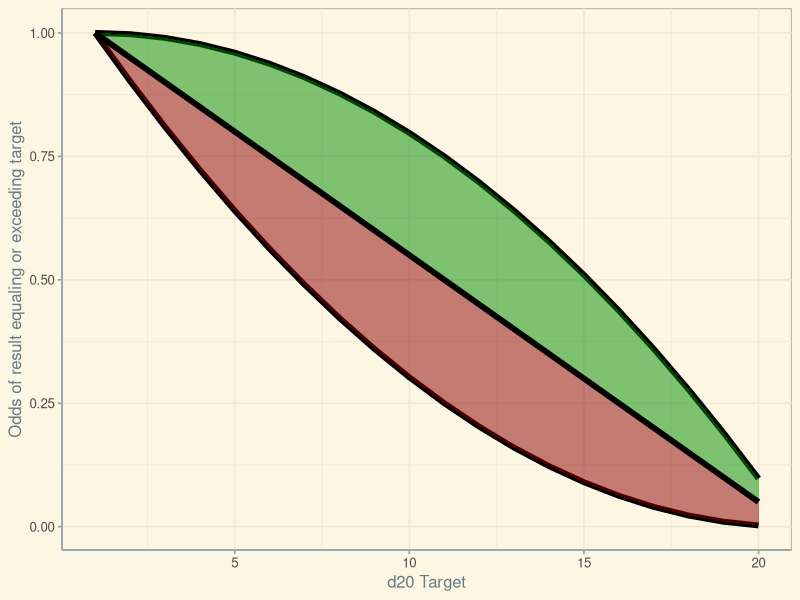
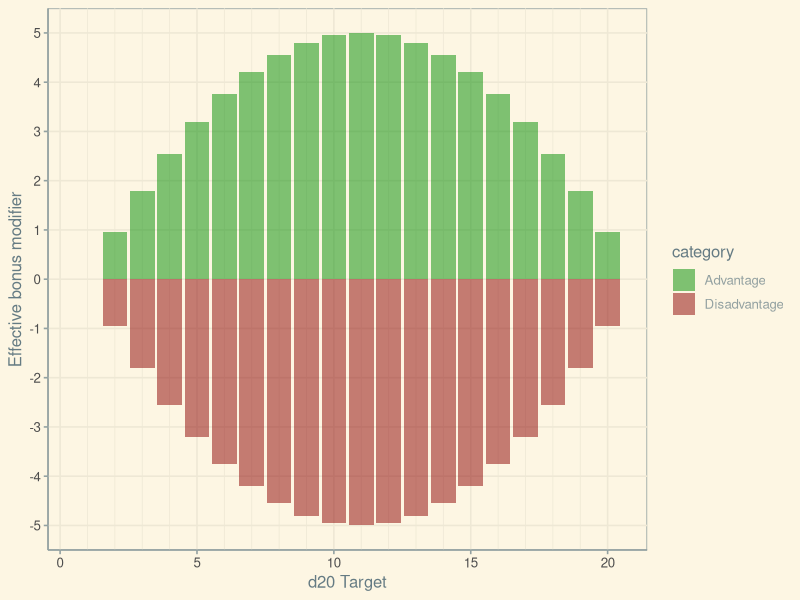
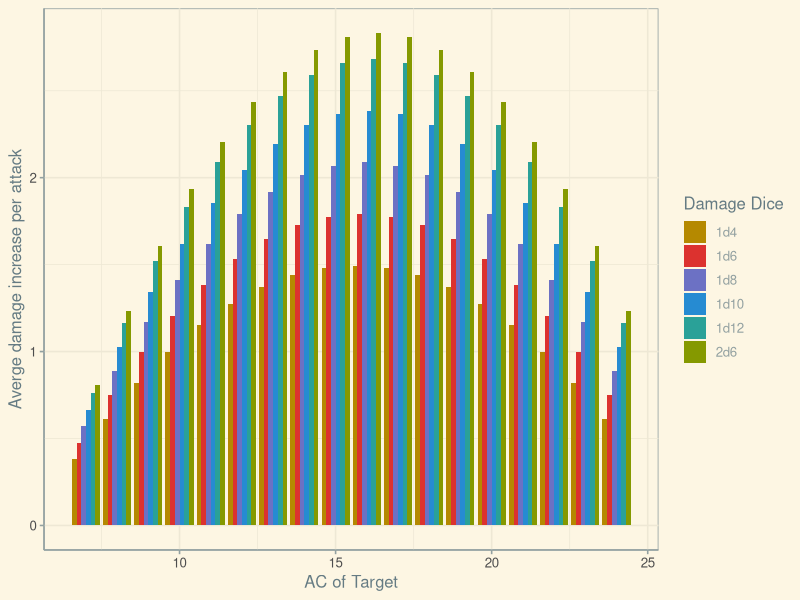
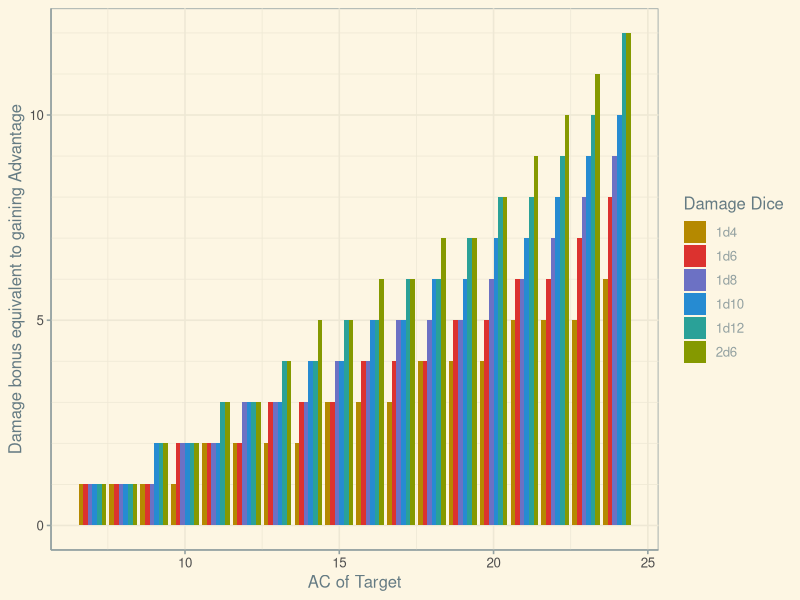

R code for these plots, in order:
## ---- chunk 1
library(tidyverse)
library(ggthemes)


advdisdf <- expand.grid(list(1:20,1:20))
maxvals <- apply(advdisdf, 1, function(x) max(x))
minvals <- apply(advdisdf, 1, function(x) min(x))
advdistdf <- tibble(R1 = advdisdf$Var1, R2 = advdisdf$Var2, Advantage = maxvals, Disadvantage = minvals)
AdvP <- summary(as.factor(advdistdf$Advantage))/400
DisP <- summary(as.factor(advdistdf$Disadvantage))/400
ACDF <- rev(cumsum(rev(AdvP)))
DCDF <- rev(cumsum(rev(DisP)))
RegP <- summary(as.factor(1:20))/20
CDF <- seq(1,0.05,by = -0.05)
ADPMF <- tibble(Result = 1:20, AdvP, ACDF, DisP, DCDF, RegP, CDF)
## ---- chunk 2
ADPMF %>%
  ggplot() +
  geom_line(aes(x = Result, y = ACDF), size = 2) +
  geom_line(aes(x = Result, y = DCDF), size = 2) +
  geom_ribbon(aes(x = Result, ymin = CDF, ymax = ACDF), fill = "green4", alpha = 0.5) +
  geom_ribbon(aes(x = Result, ymin = DCDF, ymax = CDF), fill = "red4", alpha = 0.5) +
  geom_line(aes(x = Result, y = CDF), size = 2) +
  xlab("d20 Target") +
  ylab("Odds of result equaling or exceeding target") +
  theme_solarized()
## ---- chunk 3
ADPMF$Advantage <- (ADPMF$ACDF - ADPMF$CDF)/0.05
ADPMF$Disadvantage <- (ADPMF$DCDF - ADPMF$CDF)/0.05

ADPMF %>%
  gather(`Advantage`, `Disadvantage`, key = "category", value = "Bonus") %>%
  select(Result, category, Bonus, ACDF, CDF, DCDF) %>%
  ggplot(aes(x = Result, y = Bonus, fill = category)) +
  geom_bar(stat = "identity", dodge = "position", alpha = 0.5) +
  xlab("d20 Target") +
  ylab("Effective Bonus") +
  scale_fill_manual(values = c("green4", "red4")) +
  theme_solarized() +
  scale_y_continuous(breaks = -5:5, minor_breaks = -5:5) +
  scale_x_continuous(breaks = seq(0,20, by = 5), minor_breaks = 1:20) +
  ylab("Effective bonus modifier")
## ---- chunk 4
toHit <- 5
damagePlus <- 3
ACRange <- 7:24
Target <- ACRange - toHit
avgDieDamage <- c(2.5, 3.5, 4.5, 5.5, 6.5, 7)

AdamageResults <- matrix(nrow = length(Target),ncol = length(avgDieDamage))
RdamageResults <- matrix(nrow = length(Target),ncol = length(avgDieDamage))

for (i in 1:length(Target)) {
  for (j in 1:length(avgDieDamage)) {
    AdamageResults[i, j] <- sum(ADPMF$AdvP[as.character(Target[i]:19)]) * (avgDieDamage[j] + damagePlus) + ADPMF$AdvP['20'] * (2*avgDieDamage[j] + damagePlus)
    RdamageResults[i, j] <- sum(ADPMF$RegP[as.character(Target[i]:19)]) * (avgDieDamage[j] + damagePlus) + ADPMF$RegP['20'] * (2*avgDieDamage[j] + damagePlus)
  }
}
## ---- chunk 5
Aboost <- as_tibble(AdamageResults - RdamageResults)
colnames(Aboost) <- c("1d4", "1d6", "1d8", "1d10", "1d12", "2d6")
Aboost$AC <- ACRange
Aboost %>%
  gather(`1d4`, `1d6`, `1d8`, `1d10`, `1d12`, `2d6`, key = "damageDice", value = "bonusDamage", factor_key = T) %>%
  ggplot(aes(x = AC, y = bonusDamage, fill = damageDice)) +
  geom_bar(stat = "identity", position = "dodge") +
  xlab("AC of Target") +
  ylab("Averge damage increase per attack") +
  scale_fill_manual(name = "Damage Dice",
                    labels = c("1d4", "1d6", "1d8", "1d10", "1d12", "2d6"),
                    values = c("#b58900", "#dc322f", "#6c71c4", "#268bd2", "#2aa198", "#859900")) +
  theme_solarized()
## ---- chunk 6
AdamageResults2 <- rep(list(matrix(nrow = length(Target),ncol = length(avgDieDamage))), 13)
DdamageResults2 <- rep(list(matrix(nrow = length(Target),ncol = length(avgDieDamage))), 13)
RdamageResults2 <- rep(list(matrix(nrow = length(Target),ncol = length(avgDieDamage))), 13)
closestMatrix <- matrix(nrow = length(Target),ncol = length(avgDieDamage))
bonusMatrix <- matrix(nrow = length(Target),ncol = length(avgDieDamage))

for (k in 1:13) {
  for (i in 1:length(Target)) {
    for (j in 1:length(avgDieDamage)) {
      RdamageResults2[[k]][i, j] <- sum(ADPMF$RegP[as.character(Target[i]:19)]) * (avgDieDamage[j] + damagePlus + k) + ADPMF$RegP['20'] * (2*avgDieDamage[j] + damagePlus + k)
      if (k > 1) {
        if (abs(AdamageResults[i, j] - RdamageResults2[[k]][i, j]) < abs(closestMatrix[i, j])) {
          closestMatrix[i, j] <- RdamageResults2[[k]][i, j] - AdamageResults[i, j]
          bonusMatrix[i, j] <- k
        }
      } else {
        closestMatrix[i, j] <- RdamageResults2[[1]][i, j] - AdamageResults[i, j]
        bonusMatrix[i, j] <- 1
      }
    }
  }
}

Aboost2 <- as_tibble(bonusMatrix)
colnames(Aboost2) <- c("1d4", "1d6", "1d8", "1d10", "1d12", "2d6")
Aboost2$AC <- ACRange
Aboost2 %>%
  gather(`1d4`, `1d6`, `1d8`, `1d10`, `1d12`, `2d6`, key = "damageDice", value = "bonusDamage", factor_key = T) %>%
  ggplot(aes(x = AC, y = bonusDamage, fill = damageDice)) +
  geom_bar(stat = "identity", position = "dodge") +
  xlab("AC of Target") +
  ylab("Damage bonus equivalent to gaining Advantage") +
  scale_fill_manual(name = "Damage Dice",
                    labels = c("1d4", "1d6", "1d8", "1d10", "1d12", "2d6"),
                    values = c("#b58900", "#dc322f", "#6c71c4", "#268bd2", "#2aa198", "#859900")) +
  scale_y_continuous(breaks = seq(0,15, by = 5), minor_breaks = 0:15) +
  theme_solarized()
